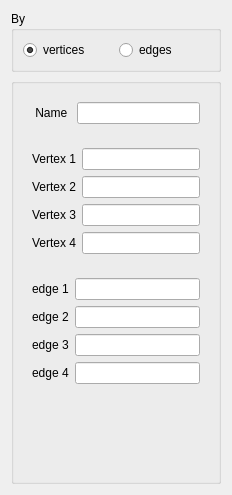
<?xml version="1.0" encoding="UTF-8"?>
<ui version="4.0">
 <class>QuadDialog</class>
 <widget class="QDialog" name="QuadDialog">
  <property name="geometry">
   <rect>
    <x>0</x>
    <y>0</y>
    <width>232</width>
    <height>495</height>
   </rect>
  </property>
  <property name="sizePolicy">
   <sizepolicy hsizetype="Preferred" vsizetype="Preferred">
    <horstretch>0</horstretch>
    <verstretch>0</verstretch>
   </sizepolicy>
  </property>
  <property name="minimumSize">
   <size>
    <width>5</width>
    <height>0</height>
   </size>
  </property>
  <property name="windowTitle">
   <string>Quad Construction</string>
  </property>
  <layout class="QVBoxLayout" name="verticalLayout_2">
   <property name="sizeConstraint">
    <enum>QLayout::SetMinimumSize</enum>
   </property>
   <item>
    <widget class="QGroupBox" name="groupBox">
     <property name="sizePolicy">
      <sizepolicy hsizetype="Preferred" vsizetype="Preferred">
       <horstretch>0</horstretch>
       <verstretch>0</verstretch>
      </sizepolicy>
     </property>
     <property name="minimumSize">
      <size>
       <width>1</width>
       <height>0</height>
      </size>
     </property>
     <property name="title">
      <string>By</string>
     </property>
     <layout class="QHBoxLayout" name="horizontalLayout_5">
      <item>
       <widget class="QRadioButton" name="rb0">
        <property name="sizePolicy">
         <sizepolicy hsizetype="Preferred" vsizetype="Fixed">
          <horstretch>0</horstretch>
          <verstretch>0</verstretch>
         </sizepolicy>
        </property>
        <property name="text">
         <string>vertices</string>
        </property>
        <property name="checked">
         <bool>true</bool>
        </property>
       </widget>
      </item>
      <item>
       <widget class="QRadioButton" name="rb1">
        <property name="sizePolicy">
         <sizepolicy hsizetype="Preferred" vsizetype="Fixed">
          <horstretch>0</horstretch>
          <verstretch>0</verstretch>
         </sizepolicy>
        </property>
        <property name="text">
         <string>edges</string>
        </property>
       </widget>
      </item>
     </layout>
    </widget>
   </item>
   <item>
    <widget class="QGroupBox" name="groupBox_2">
     <property name="sizePolicy">
      <sizepolicy hsizetype="Preferred" vsizetype="Preferred">
       <horstretch>0</horstretch>
       <verstretch>0</verstretch>
      </sizepolicy>
     </property>
     <property name="minimumSize">
      <size>
       <width>1</width>
       <height>0</height>
      </size>
     </property>
     <property name="title">
      <string/>
     </property>
     <layout class="QVBoxLayout" name="verticalLayout">
      <item>
       <widget class="QWidget" name="widget_3" native="true">
        <property name="sizePolicy">
         <sizepolicy hsizetype="Preferred" vsizetype="Preferred">
          <horstretch>0</horstretch>
          <verstretch>0</verstretch>
         </sizepolicy>
        </property>
        <layout class="QFormLayout" name="formLayout_3">
         <item row="0" column="0">
          <widget class="QLabel" name="label_9">
           <property name="text">
            <string> Name </string>
           </property>
          </widget>
         </item>
         <item row="0" column="1">
          <widget class="QLineEdit" name="name_le">
           <property name="sizePolicy">
            <sizepolicy hsizetype="Preferred" vsizetype="Fixed">
             <horstretch>0</horstretch>
             <verstretch>0</verstretch>
            </sizepolicy>
           </property>
           <property name="maximumSize">
            <size>
             <width>16777215</width>
             <height>16777215</height>
            </size>
           </property>
          </widget>
         </item>
        </layout>
       </widget>
      </item>
      <item>
       <widget class="QWidget" name="widget" native="true">
        <property name="sizePolicy">
         <sizepolicy hsizetype="Preferred" vsizetype="Preferred">
          <horstretch>0</horstretch>
          <verstretch>0</verstretch>
         </sizepolicy>
        </property>
        <layout class="QFormLayout" name="formLayout">
         <property name="fieldGrowthPolicy">
          <enum>QFormLayout::AllNonFixedFieldsGrow</enum>
         </property>
         <item row="0" column="0">
          <widget class="QLabel" name="label">
           <property name="text">
            <string>Vertex 1</string>
           </property>
          </widget>
         </item>
         <item row="1" column="0">
          <widget class="QLabel" name="label_2">
           <property name="text">
            <string>Vertex 2</string>
           </property>
          </widget>
         </item>
         <item row="1" column="1">
          <widget class="QLineEdit" name="v1_le_rb0">
           <property name="sizePolicy">
            <sizepolicy hsizetype="Preferred" vsizetype="Fixed">
             <horstretch>0</horstretch>
             <verstretch>0</verstretch>
            </sizepolicy>
           </property>
           <property name="maximumSize">
            <size>
             <width>16777215</width>
             <height>16777215</height>
            </size>
           </property>
           <property name="readOnly">
            <bool>false</bool>
           </property>
          </widget>
         </item>
         <item row="2" column="0">
          <widget class="QLabel" name="label_3">
           <property name="text">
            <string>Vertex 3</string>
           </property>
          </widget>
         </item>
         <item row="2" column="1">
          <widget class="QLineEdit" name="v2_le_rb0">
           <property name="sizePolicy">
            <sizepolicy hsizetype="Preferred" vsizetype="Fixed">
             <horstretch>0</horstretch>
             <verstretch>0</verstretch>
            </sizepolicy>
           </property>
           <property name="maximumSize">
            <size>
             <width>16777215</width>
             <height>16777215</height>
            </size>
           </property>
           <property name="readOnly">
            <bool>false</bool>
           </property>
          </widget>
         </item>
         <item row="3" column="0">
          <widget class="QLabel" name="label_4">
           <property name="text">
            <string>Vertex 4</string>
           </property>
          </widget>
         </item>
         <item row="3" column="1">
          <widget class="QLineEdit" name="v3_le_rb0">
           <property name="sizePolicy">
            <sizepolicy hsizetype="Preferred" vsizetype="Fixed">
             <horstretch>0</horstretch>
             <verstretch>0</verstretch>
            </sizepolicy>
           </property>
           <property name="minimumSize">
            <size>
             <width>0</width>
             <height>0</height>
            </size>
           </property>
           <property name="maximumSize">
            <size>
             <width>16777215</width>
             <height>16777215</height>
            </size>
           </property>
           <property name="readOnly">
            <bool>false</bool>
           </property>
          </widget>
         </item>
         <item row="0" column="1">
          <widget class="QLineEdit" name="v0_le_rb0">
           <property name="sizePolicy">
            <sizepolicy hsizetype="Preferred" vsizetype="Fixed">
             <horstretch>0</horstretch>
             <verstretch>0</verstretch>
            </sizepolicy>
           </property>
           <property name="maximumSize">
            <size>
             <width>16777215</width>
             <height>16777215</height>
            </size>
           </property>
           <property name="readOnly">
            <bool>false</bool>
           </property>
          </widget>
         </item>
        </layout>
       </widget>
      </item>
      <item>
       <widget class="QWidget" name="widget_2" native="true">
        <property name="sizePolicy">
         <sizepolicy hsizetype="Preferred" vsizetype="Preferred">
          <horstretch>0</horstretch>
          <verstretch>0</verstretch>
         </sizepolicy>
        </property>
        <layout class="QFormLayout" name="formLayout_2">
         <item row="0" column="0">
          <widget class="QLabel" name="label_5">
           <property name="text">
            <string>edge 1</string>
           </property>
          </widget>
         </item>
         <item row="0" column="1">
          <widget class="QLineEdit" name="e0_le_rb1">
           <property name="sizePolicy">
            <sizepolicy hsizetype="Preferred" vsizetype="Fixed">
             <horstretch>0</horstretch>
             <verstretch>0</verstretch>
            </sizepolicy>
           </property>
           <property name="maximumSize">
            <size>
             <width>16777215</width>
             <height>16777215</height>
            </size>
           </property>
           <property name="readOnly">
            <bool>false</bool>
           </property>
          </widget>
         </item>
         <item row="1" column="0">
          <widget class="QLabel" name="label_6">
           <property name="text">
            <string>edge 2</string>
           </property>
          </widget>
         </item>
         <item row="1" column="1">
          <widget class="QLineEdit" name="e1_le_rb1">
           <property name="sizePolicy">
            <sizepolicy hsizetype="Preferred" vsizetype="Fixed">
             <horstretch>0</horstretch>
             <verstretch>0</verstretch>
            </sizepolicy>
           </property>
           <property name="maximumSize">
            <size>
             <width>16777215</width>
             <height>16777215</height>
            </size>
           </property>
           <property name="readOnly">
            <bool>false</bool>
           </property>
          </widget>
         </item>
         <item row="2" column="0">
          <widget class="QLabel" name="label_7">
           <property name="text">
            <string>edge 3</string>
           </property>
          </widget>
         </item>
         <item row="2" column="1">
          <widget class="QLineEdit" name="e2_le_rb1">
           <property name="sizePolicy">
            <sizepolicy hsizetype="Preferred" vsizetype="Fixed">
             <horstretch>0</horstretch>
             <verstretch>0</verstretch>
            </sizepolicy>
           </property>
           <property name="maximumSize">
            <size>
             <width>16777215</width>
             <height>16777215</height>
            </size>
           </property>
           <property name="readOnly">
            <bool>false</bool>
           </property>
          </widget>
         </item>
         <item row="3" column="0">
          <widget class="QLabel" name="label_8">
           <property name="text">
            <string>edge 4</string>
           </property>
          </widget>
         </item>
         <item row="3" column="1">
          <widget class="QLineEdit" name="e3_le_rb1">
           <property name="sizePolicy">
            <sizepolicy hsizetype="Preferred" vsizetype="Fixed">
             <horstretch>0</horstretch>
             <verstretch>0</verstretch>
            </sizepolicy>
           </property>
           <property name="minimumSize">
            <size>
             <width>0</width>
             <height>0</height>
            </size>
           </property>
           <property name="maximumSize">
            <size>
             <width>16777215</width>
             <height>16777215</height>
            </size>
           </property>
           <property name="readOnly">
            <bool>false</bool>
           </property>
          </widget>
         </item>
        </layout>
       </widget>
      </item>
      <item>
       <spacer name="verticalSpacer">
        <property name="orientation">
         <enum>Qt::Vertical</enum>
        </property>
        <property name="sizeHint" stdset="0">
         <size>
          <width>20</width>
          <height>16777215</height>
         </size>
        </property>
       </spacer>
      </item>
     </layout>
    </widget>
   </item>
  </layout>
 </widget>
 <tabstops>
  <tabstop>rb0</tabstop>
  <tabstop>rb1</tabstop>
  <tabstop>name_le</tabstop>
  <tabstop>v0_le_rb0</tabstop>
  <tabstop>v1_le_rb0</tabstop>
  <tabstop>v2_le_rb0</tabstop>
  <tabstop>v3_le_rb0</tabstop>
  <tabstop>e0_le_rb1</tabstop>
  <tabstop>e1_le_rb1</tabstop>
  <tabstop>e2_le_rb1</tabstop>
  <tabstop>e3_le_rb1</tabstop>
 </tabstops>
 <resources/>
 <connections>
  <connection>
   <sender>rb0</sender>
   <signal>clicked()</signal>
   <receiver>widget</receiver>
   <slot>show()</slot>
   <hints>
    <hint type="sourcelabel">
     <x>86</x>
     <y>46</y>
    </hint>
    <hint type="destinationlabel">
     <x>85</x>
     <y>106</y>
    </hint>
   </hints>
  </connection>
  <connection>
   <sender>rb0</sender>
   <signal>clicked()</signal>
   <receiver>widget_2</receiver>
   <slot>hide()</slot>
   <hints>
    <hint type="sourcelabel">
     <x>174</x>
     <y>50</y>
    </hint>
    <hint type="destinationlabel">
     <x>192</x>
     <y>263</y>
    </hint>
   </hints>
  </connection>
  <connection>
   <sender>rb1</sender>
   <signal>clicked()</signal>
   <receiver>widget</receiver>
   <slot>hide()</slot>
   <hints>
    <hint type="sourcelabel">
     <x>353</x>
     <y>49</y>
    </hint>
    <hint type="destinationlabel">
     <x>351</x>
     <y>110</y>
    </hint>
   </hints>
  </connection>
  <connection>
   <sender>rb1</sender>
   <signal>clicked()</signal>
   <receiver>widget_2</receiver>
   <slot>show()</slot>
   <hints>
    <hint type="sourcelabel">
     <x>297</x>
     <y>46</y>
    </hint>
    <hint type="destinationlabel">
     <x>310</x>
     <y>264</y>
    </hint>
   </hints>
  </connection>
 </connections>
</ui>
